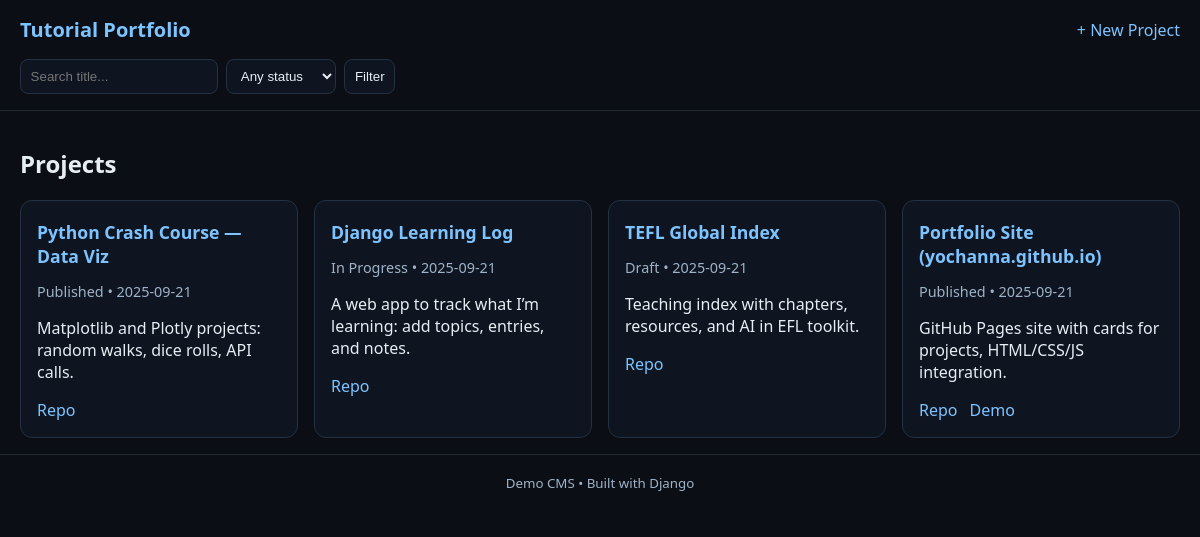
/projects/, run on the app's committed database.
### projects/models.py (models this page shows, shortened)
class Project(models.Model):
    STATUS_CHOICES=[("draft","Draft"),("in_progress","In Progress"),("published","Published"),("archived","Archived")]
    title=models.CharField(max_length=200)
    blurb=models.TextField(blank=True)
    repo_url=models.URLField(blank=True)
    demo_url=models.URLField(blank=True)
    status=models.CharField(max_length=20,choices=STATUS_CHOICES,default="draft")
    date_added=models.DateTimeField(auto_now_add=True)
    class Meta: ordering=["-date_added"]

### projects/views.py (the view)
# urls.py: path("",views.ProjectList.as_view(),name="list"),
class ProjectList(ListView):
    model=Project; paginate_by=10
    def get_queryset(self):
        qs=super().get_queryset()
        q=self.request.GET.get("q","").strip()
        status=self.request.GET.get("status","").strip()
        if q: qs=qs.filter(title__icontains=q)
        if status: qs=qs.filter(status=status)
        return qs

### projects/templates/projects/project_list.html (shortened to what this page needs)
{% extends "projects/base.html" %}
{% block content %}
<h2>Projects</h2>
{% if object_list %}
<ul class="card-grid">
  {% for p in object_list %}
  <li class="card">
    <h3><a href="{% url 'projects:detail' p.pk %}">{{ p.title }}</a></h3>
    <p class="muted">{{ p.get_status_display }} • {{ p.date_added|date:"Y-m-d" }}</p>
    <p>{{ p.blurb|truncatechars:140 }}</p>
    <div class="links">
      {% if p.repo_url %}<a href="{{ p.repo_url }}" target="_blank" rel="noopener">Repo</a>{% endif %}
      {% if p.demo_url %}<a href="{{ p.demo_url }}" target="_blank" rel="noopener">Demo</a>{% endif %}
    </div>
  </li>
  {% endfor %}
</ul>
{% else %}
<p>No projects yet. <a href="{% url 'projects:create' %}">Create one</a>.</p>
{% endif %}
{% endblock %}

### projects/templates/projects/base.html (shortened to what this page needs)
<!doctype html><html lang="en"><head>
<link rel="stylesheet" href="/static/css/site.css">
</head><body>
<header class="site-header">
  <h1><a href="{% url 'projects:list' %}">Tutorial Portfolio</a></h1>
  <nav><a href="{% url 'projects:create' %}">+ New Project</a></nav>
  <form method="get" action="{% url 'projects:list' %}" class="search-bar">
    <input name="q" placeholder="Search title..." value="{{ request.GET.q }}">
<select name="status">
  <option value="">Any status</option>
</select>
    <button type="submit">Filter</button>
  </form>
</header>
<main class="container">{% block content %}{% endblock %}</main>
<footer class="site-footer"><small>Demo CMS • Built with Django</small></footer>
</body></html>

### static/css/site.css (style rules this page uses)
* { box-sizing:border-box }
body { font-family:system-ui,-apple-system,Segoe UI,Roboto,Arial,sans-serif;margin:0;background:#0b0f15;color:#e6edf3 }
a { color:#7dc3ff;text-decoration:none }
.site-header { padding:1rem 1.25rem;border-bottom:1px solid #1f2a35;display:grid;grid-template-columns:1fr auto;gap:1rem;align-items:center }
.site-header h1 { margin:0;font-size:1.25rem }
.search-bar { display:flex;gap:.5rem }
.search-bar input,.search-bar select,.search-bar button { background:#0e1520;border:1px solid #243142;color:#e6edf3;padding:.5rem .6rem;border-radius:.5rem }
.container { padding:1rem 1.25rem }
.card-grid { list-style:none;padding:0;margin:0;display:grid;grid-template-columns:repeat(auto-fill,minmax(260px,1fr));gap:1rem }
.card { background:#0e1520;border:1px solid #243142;padding:1rem;border-radius:.75rem;box-shadow:0 1px 0 rgba(0,0,0,.2) }
.card h3 { margin:.2rem 0 .4rem;font-size:1.1rem }
.muted { color:#9fb3c8;font-size:.9rem }
.links { display:flex;gap:.75rem;margin-top:.5rem }
.site-footer { padding:1rem 1.25rem;border-top:1px solid #1f2a35;text-align:center;color:#9fb3c8 }

### data on the page
Project: title "Python Crash Course — Data Viz", status "Published", date_added "2025-09-21", blurb "Matplotlib and Plotly projects: random walks, dice rolls, API calls."
Project: title "Django Learning Log", status "In Progress", date_added "2025-09-21", blurb "A web app to track what I’m learning: add topics, entries, and notes."
Project: title "TEFL Global Index", status "Draft", date_added "2025-09-21", blurb "Teaching index with chapters, resources, and AI in EFL toolkit."
Project: title "Portfolio Site (yochanna.github.io)", status "Published", date_added "2025-09-21", blurb "GitHub Pages site with cards for projects, HTML/CSS/JS integration."
